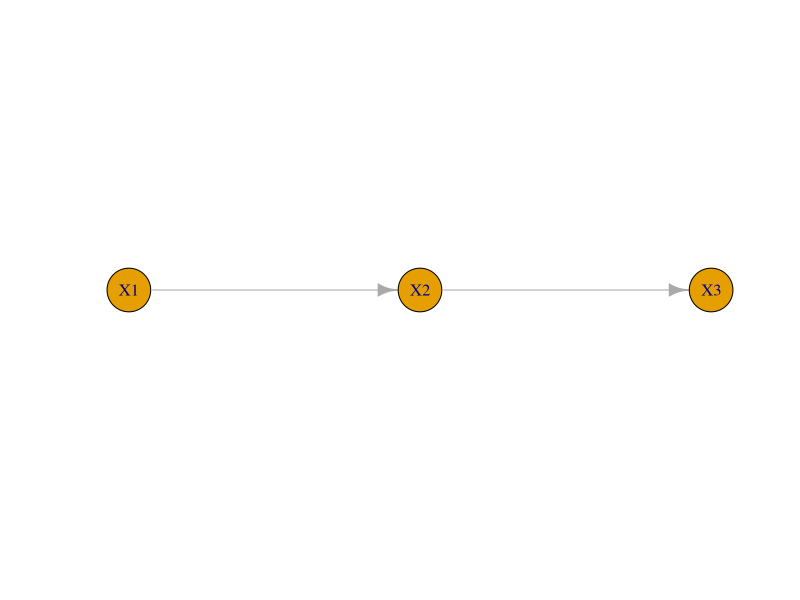
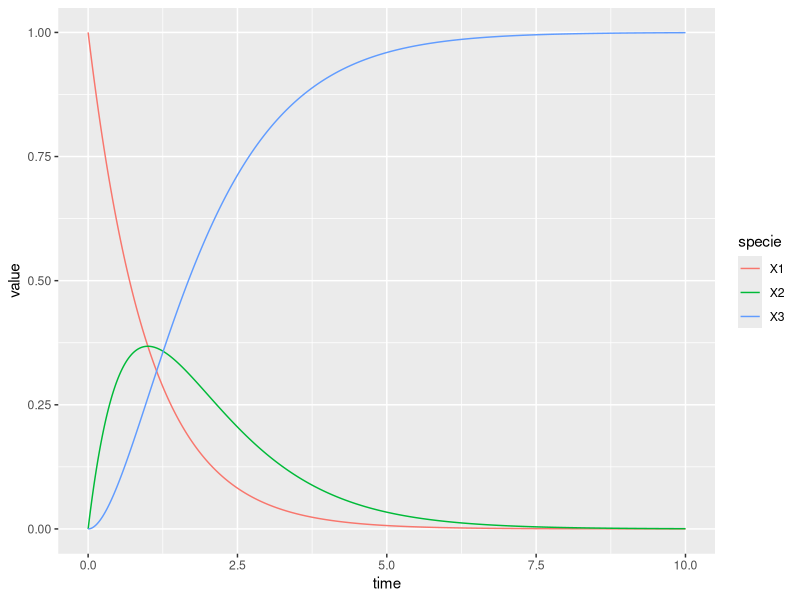
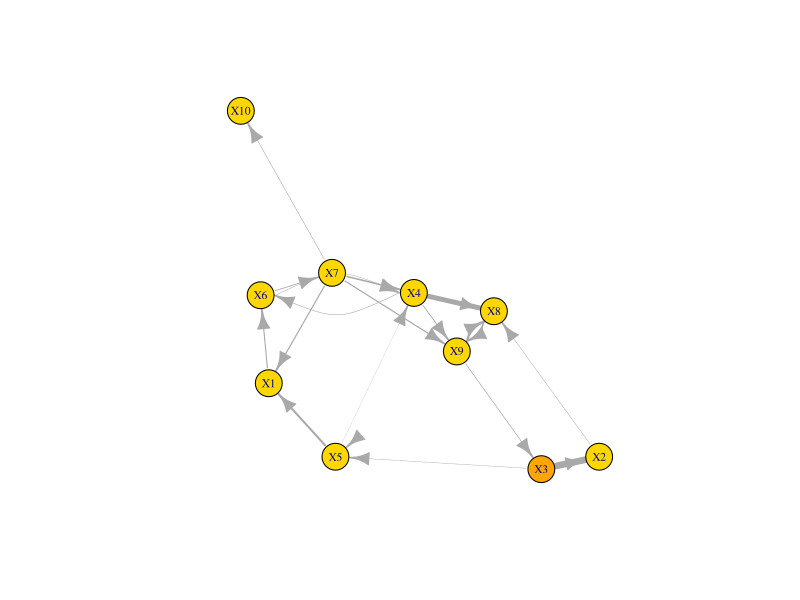
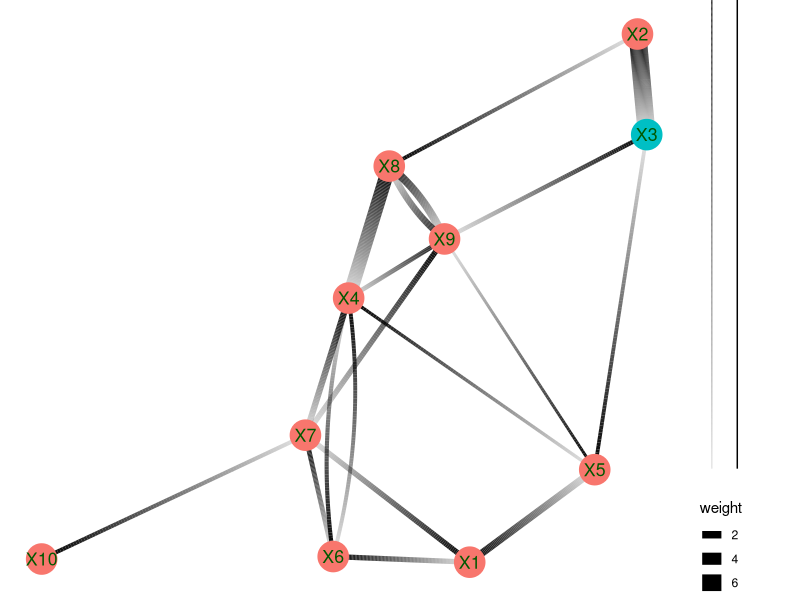
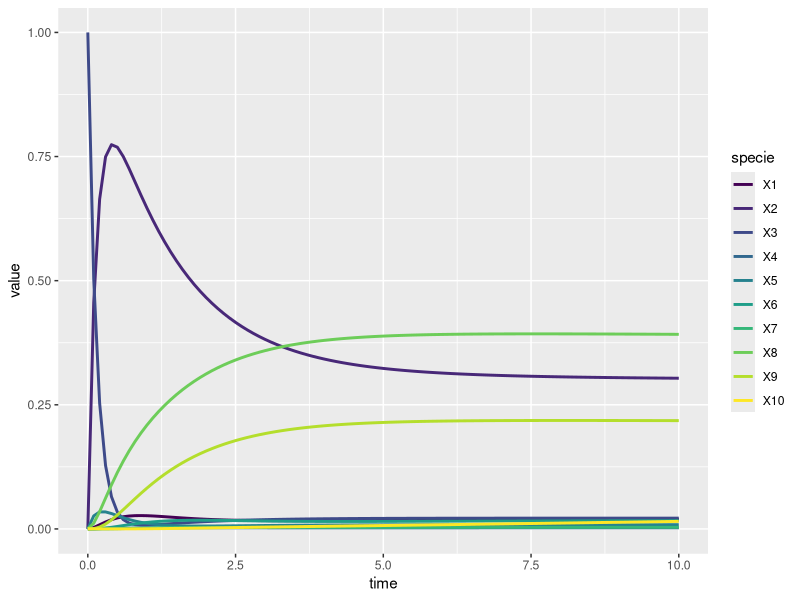
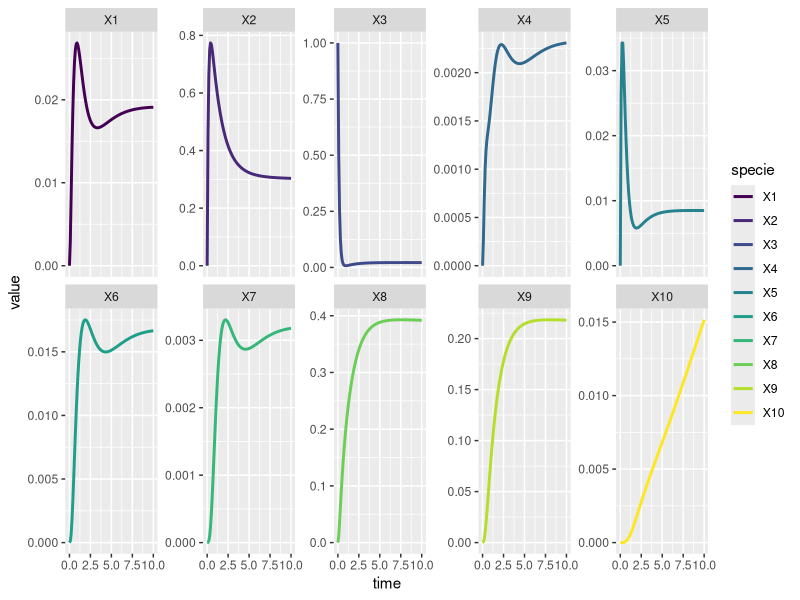

The R source for these figures, in order:
## ---- chunk 1
library(igraph)
g <- graph_from_literal( X1 -+ X2 -+ X3 )
E(g)$weight <- rep(1, ecount(g)) # all kinetic contants are 1
plot(g, layout=cbind(c(0,1,2),c(0,0,0)), margin=c(0,0,-2,0))
## ---- chunk 2
am <- as_adjacency_matrix(g, attr='weight', sparse = FALSE) # influxes
A <- t(am)
diag(A) <- -graph.strength(g, mode = "out") # outfluxes
knitr::kable(A)
## ---- chunk 3
library(deSolve)
N <- vcount(g)
yini <- c(1,rep(0,vcount(g)-1)) # first is 1 the rest are 0
names(yini) <- names(V(g))
times <- seq(0, 10, by = 0.01)
deriv_steps <- function(Time, State, Pars){
    list(drop(Pars %*% State))
}
out <- lsoda(yini, times, deriv_steps, A)
## ---- chunk 4
library(ggplot2)
library(dplyr)
library(tidyr)
as.data.frame(out) %>%
    gather(specie,value,-time) %>%
    ggplot() +
        aes(x=time, y=value, color=specie) +
        geom_line()
## ---- chunk 5
N <- 10 # number of reactants
# Seed controlling random graph 
set.seed(2016) # 1, 2000, 2016. 
g <- erdos.renyi.game(N, 0.2, directed = TRUE)
V(g)$label <- paste('X', as_ids(V(g)), sep='')
## ---- chunk 6
# Seed controlling random number generation for kinetic constants.
set.seed(34660) # 5, 1, 34660. 
E(g)$weight <- rlnorm(ecount(g))
## ---- chunk 7
V(g)$source <- rep(FALSE,vcount(g))
V(g)$source[which.max(graph.strength(g, mode = "out"))] <- TRUE
## ---- chunk 8
edges_to_curve <- apply(as_edgelist(g), 1, paste, collapse ='_') %in%
    apply(as_edgelist(g)[,c(2,1)], 1, paste, collapse ='_')
set.seed(0) # controlling layout
plot(g,
     vertex.label.cex = 0.7,
     # margin = c(-0.1,-0.1,-0.1,-0.1),
     edge.width=E(g)$weight, edge.curved = edges_to_curve,
     vertex.color=c('gold','orange')[as.numeric(V(g)$source) + 1])
## ---- chunk 9
library(ggraph)
set.seed(5)
ggraph(g, 'igraph', algorithm = 'fr') +
    geom_edge_fan(aes(width=weight, alpha=..index..)) +
    scale_edge_alpha('flows into', guide = 'edge_direction') +
    geom_node_point(size=10, aes(color=source)) +
    geom_node_text(aes(label=label), color=scales::muted('green'), size=4.5) +
    ggforce::theme_no_axes(base.theme = theme_minimal())
## ---- chunk 10
am <- as_adjacency_matrix(g, attr='weight', sparse = FALSE)
A <- t(am)
diag(A) <- -graph.strength(g, mode = "out")
colnames(A) <- rownames(A) <- V(g)$label
knitr::kable(round(A,2))
## ---- chunk 11
yini <- rep(0,vcount(g))
names(yini) <- V(g)$label
yini[V(g)$source] <- 1
times <- seq(0, 10, by = 0.1)
out <- lsoda(yini, times, deriv_steps, A)
## ---- chunk 12
as.data.frame(out) %>%
    gather(specie,value,-time) %>%
    mutate(specie = ordered(specie, levels=V(g)$label)) %>%
    ggplot() +
        aes(x=time, y=value, color=specie) +
        geom_line(size=1)
## ---- chunk 13
as.data.frame(out) %>%
    gather(specie,value,-time) %>%
    mutate(specie = ordered(specie, levels=V(g)$label)) %>%
    ggplot() +
        aes(x=time, y=value, color=specie) +
        geom_line(size=1)  +
        facet_wrap(~ specie, scale = 'free_y', ncol = 5)
